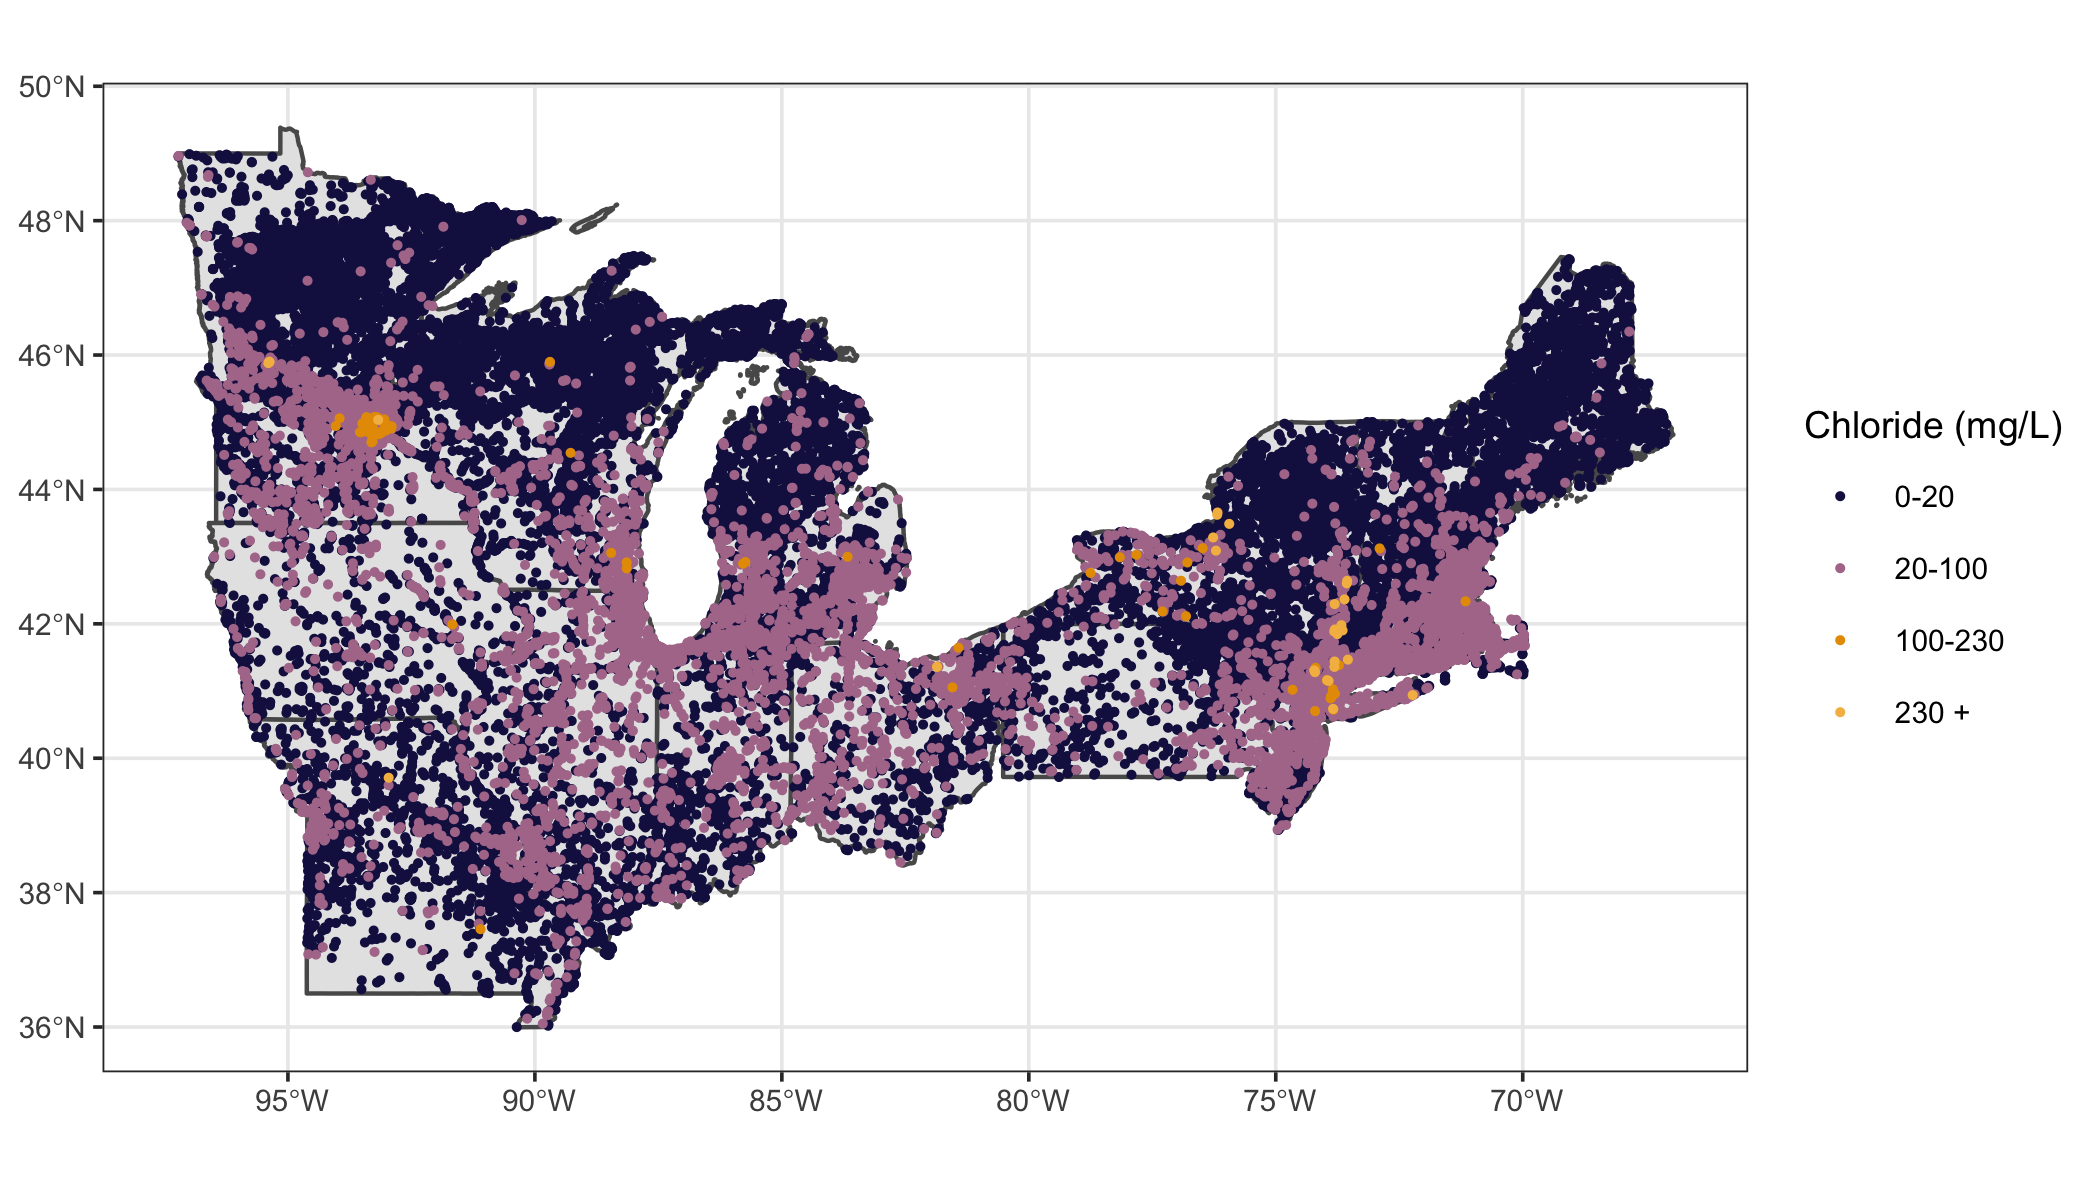

Here is the R script that generated this plot:
library(ggspatial)
library(tigris)
library(mapview)
library(MetBrewer)
library(tidyverse)
library(sf)
states <- states(cb = TRUE)
states_sf<- st_as_sf(states)

# 12) High lakes (man figure) ####
allLagos.out = read_csv('LAGOS_prediction/output_data_allLagosPredictions_2020_03_28.csv')

b = allLagos.out %>% 
  select(lagoslakeid:lakeconnection, pred.50) |> 
  mutate(pred.50.bins = cut(pred.50, breaks = c(0,20,100,230, Inf))) |> 
  arrange(pred.50)

#filter(obsLakes == FALSE)

mapLakes = ggplot(data = b) +
  geom_sf(data=states_sf[states_sf$NAME %in% c('New York','Vermont','New Hampshire','Maine','Rhode Island',
                                               'Iowa','Missouri','Illinois','Ohio','Indiana','Pennsylvania','New Jersey',
                                               'Massachusetts','Connecticut','Wisconsin','Minnesota','Michigan'),], 
          fill="grey90", size = 0.5) +
  geom_point(aes(x=nhd_long, y=nhd_lat, color = pred.50.bins), size = 0.8, shape = 16) +
  scale_color_manual(values=met.brewer("Renoir", 4), labels = c('0-20', '20-100','100-230','230 +'), name = 'Chloride (mg/L)') +
  theme_bw(base_size = 9) +
  theme(axis.title.x=element_blank(),axis.title.y=element_blank()); mapLakes

ggsave(filename = 'LAGOS_prediction/PredictionMap/predictionMap.png',width = 7, height = 4)

